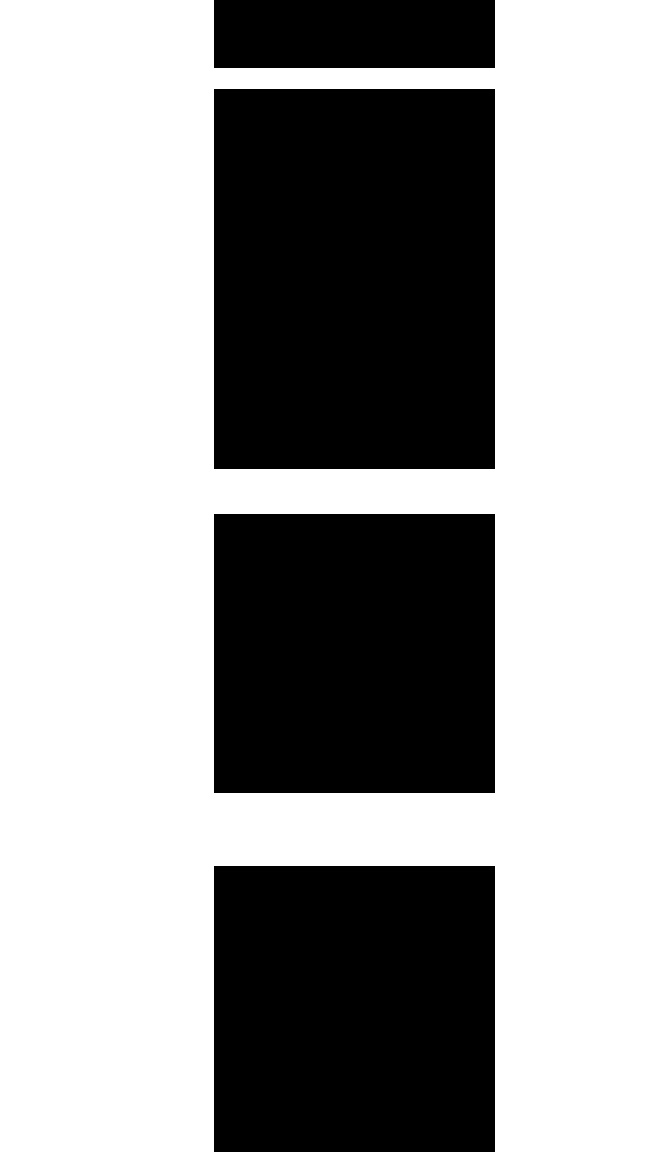
#> input picture OpenCV/images/track.jpg, 648 x 1152 px, found by its file name
$ python trackContour.py
#> lines starting #> are read from the running program, lines starting #| are printed output that depends on the picture; after the words box and inside, x2 and y2 are one past the last pixel; in counts of white or black regions, pixels touching at a corner belong together
import numpy as np
import cv2

img = cv2.imread(r'E:\Python\OpenCVLearning\OpenCV\images\track.jpg')
#> img is the input picture: shape (1152, 648, 3); min 0, max 255, mean 157.8

#crop_img = frame[60:120, 0:160] | Croppeing the bottom half of the image

gray_img = cv2.cvtColor(img, cv2.COLOR_BGR2GRAY)

blur = cv2.GaussianBlur(gray_img, (5, 5), 0) #Gaussian blur

ret, thresh = cv2.threshold(blur, 60, 255, cv2.THRESH_BINARY_INV) #Color thresholding
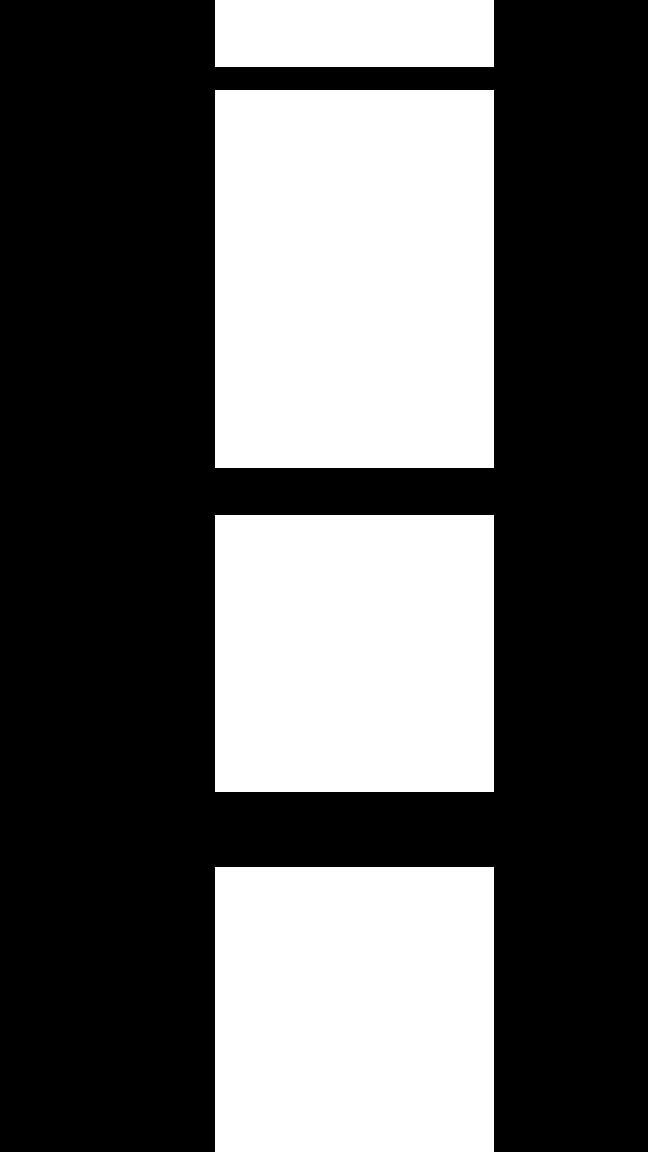
#> thresh: shape (1152, 648); 37.6% white; 4 white regions

contours, hierarchy = cv2.findContours(thresh.copy(), 1, cv2.CHAIN_APPROX_NONE)
#> contours = 4 contours; box (x1, y1, x2, y2) and area: (215, 90, 494, 468) 104806, (215, 867, 494, 1152) 78952, (215, 515, 494, 792) 76728, (215, 0, 494, 67) 18348

if len(contours) > 0:
    c = max(contours, key=cv2.contourArea)
#> c = contour of 1310 points, box (x1, y1, x2, y2) (215, 90, 494, 468), area 104806
    M = cv2.moments(c)
#> M = moments, m00 104806, centre m10/m00, m01/m00 = (354, 278.5)

    cx = int(M['m10']/M['m00'])
#> cx = 354
    cy = int(M['m01']/M['m00'])
#> cy = 278

    cv2.line(img, (cx,0), (cx,720), (255,0,0), 1)
    cv2.line(img, (0,cy), (1280,cy), (255,0,0), 1)

    cv2.drawContours(img, contours, -1, (0,255,0), 1)
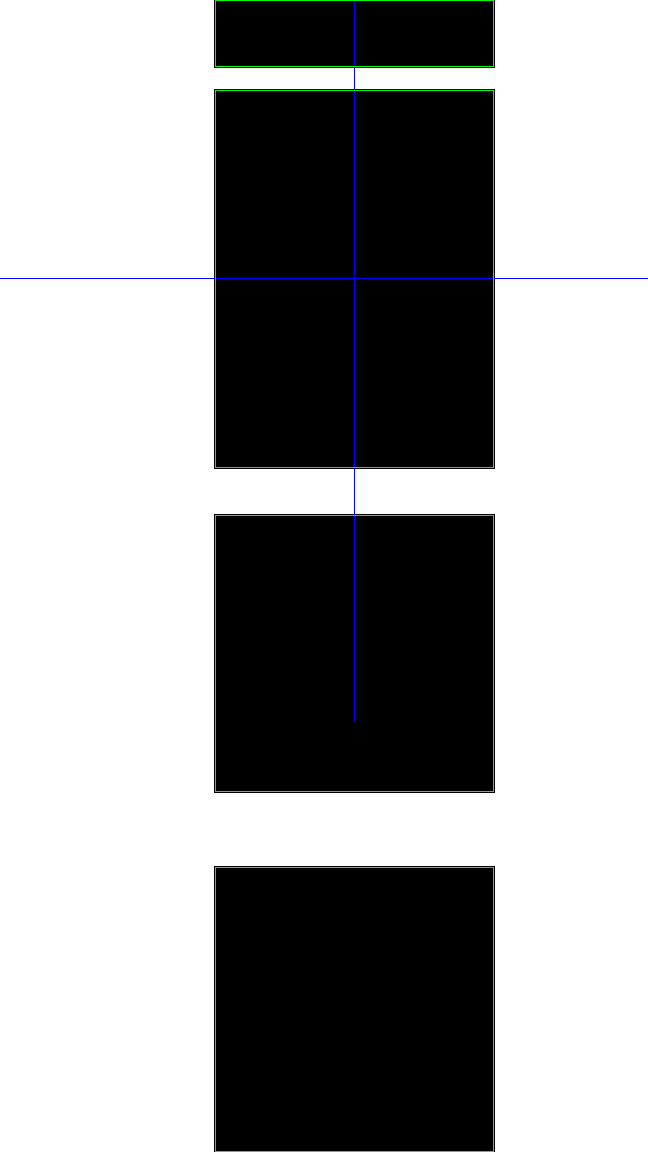
#> img: shape (1152, 648, 3); mean B, G, R 158.1, 159.1, 157.6
else:
    print("Can't see shit dawg!")

print(cx)
#| 354
print(cy)
#| 278
cv2.imshow('Frame', img)
cv2.waitKey(0)
cv2.destroyAllWindows()

$ run again, with OpenCV/images/circles.jpg copied over OpenCV/images/track.jpg
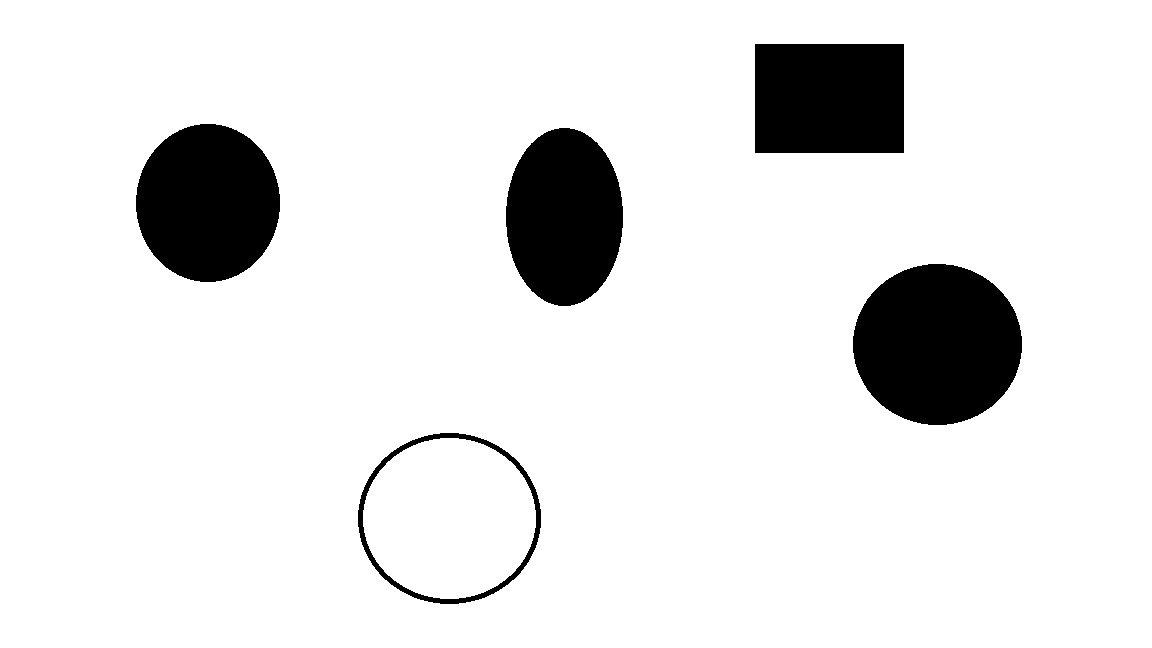
#> input picture OpenCV/images/circles.jpg, 1152 x 648 px, found by its file name
#> img is the input picture: shape (648, 1152, 3); min 0, max 255, mean 229.6
#> `ret, thresh = cv2.threshold(blur, 60, 255, cv2.THRESH_BINARY_INV)`:
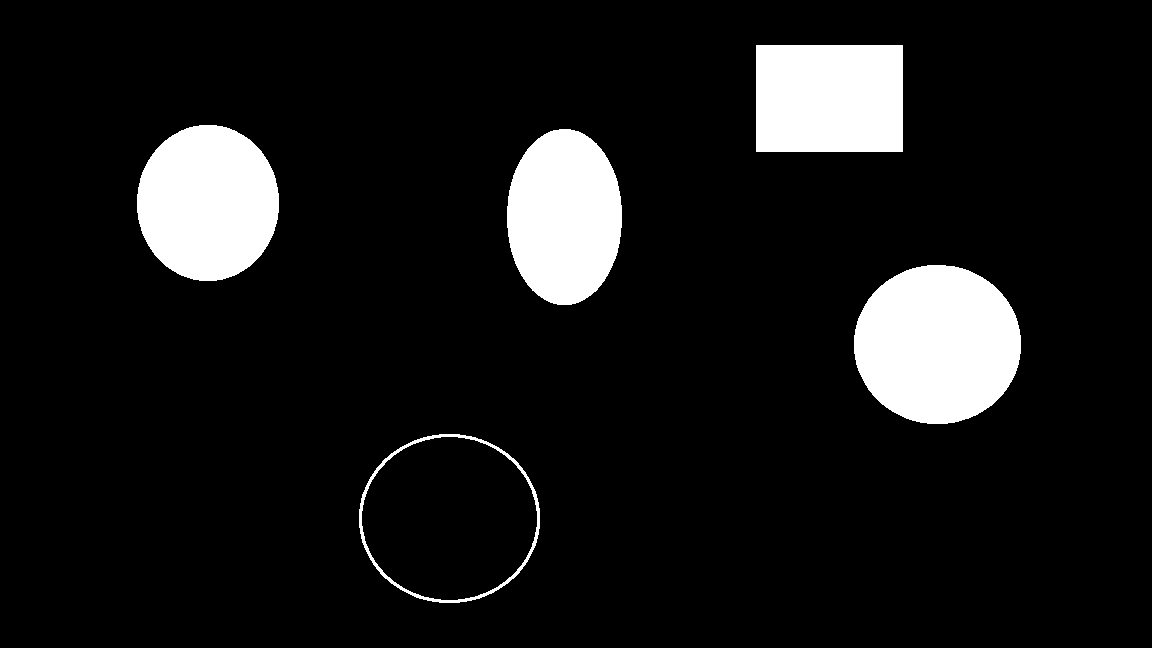
#> thresh: shape (648, 1152); 9.6% white; 5 white regions
#> contours = 6 contours; box (x1, y1, x2, y2) and area: (359, 434, 540, 603) 23846, (361, 436, 538, 601) 22543, (854, 265, 1021, 424) 20701, (137, 125, 279, 281) 17246, (507, 129, 622, 305) 15754, (756, 45, 903, 152) 15476
#> c = contour of 496 points, box (x1, y1, x2, y2) (359, 434, 540, 603), area 23846
#> M = moments, m00 23846, centre m10/m00, m01/m00 = (449, 518)
#> cx = 449
#> cy = 518
#> `cv2.drawContours(img, contours, -1, (0,255,0), 1)`:
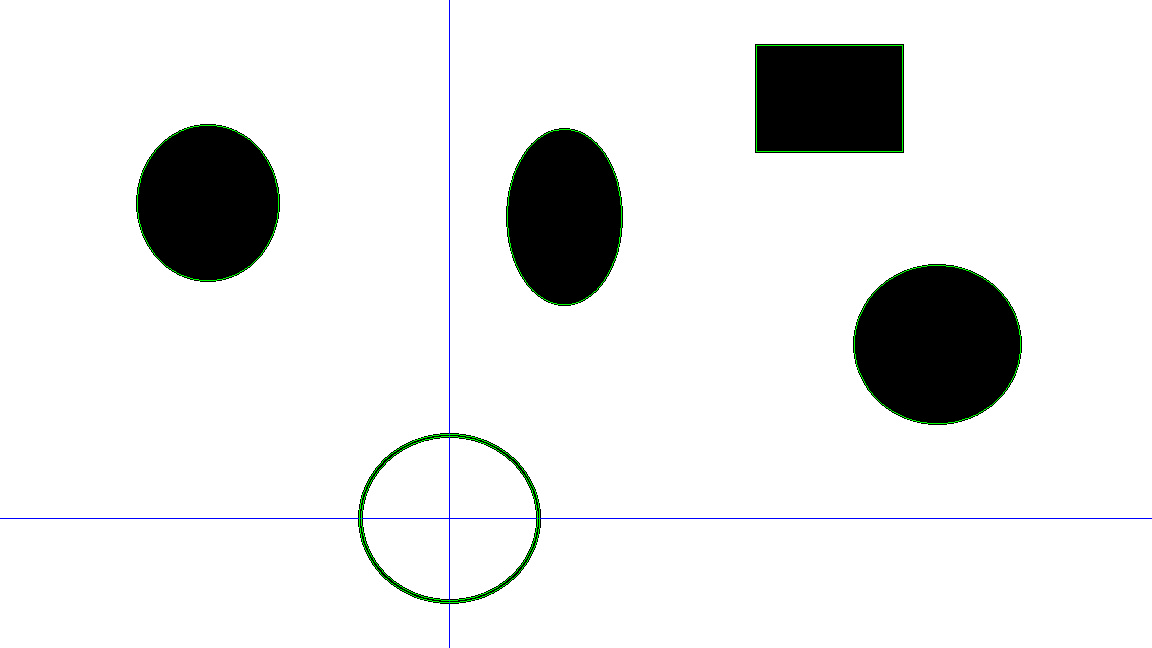
#> img: shape (648, 1152, 3); mean B, G, R 229.6, 229.9, 228.9
#| 449
#| 518
